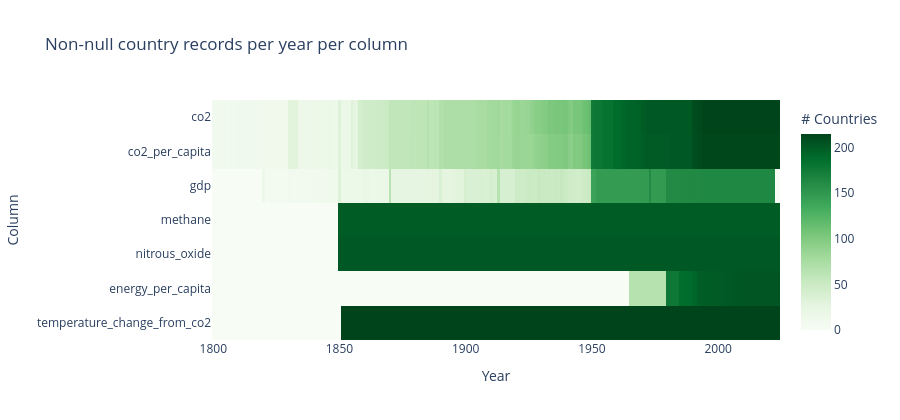

Notebook cell for this chart:
### Code cell
section("Temporal data coverage by key column")

# Count non-null rows per year for key cols — country level only
cov_cols = ["co2", "co2_per_capita", "gdp", "methane", "nitrous_oxide",
            "energy_per_capita", "temperature_change_from_co2"]
cov_cols = [c for c in cov_cols if c in countries_df.columns]

cov = (
    countries_df[countries_df["year"] >= 1800]
    .groupby("year")[cov_cols]
    .apply(lambda x: x.notna().sum())
)
fig = px.imshow(
    cov.T, aspect="auto", title="Non-null country records per year per column",
    labels=dict(x="Year", y="Column", color="# Countries"),
    color_continuous_scale="Greens"
)
fig.update_layout(height=420)
fig.show()

### Figure 1 — Plotly figure (JSON) as saved in the notebook; plotly's stock layout.template omitted (floating-point values rounded to 4 significant figures; data arrays with more than 128 entries replaced by an {"elided": "..."} marker saying what was removed)
{"data": [{"coloraxis": "coloraxis", "hovertemplate": "Year: %{x}<br>Column: %{y}<br># Countries: %{z}<extra></extra>", "name": "0", "type": "heatmap", "x": {"elided": "225 int values"}, "xaxis": "x", "y": ["co2", "co2_per_capita", "gdp", "methane", "nitrous_oxide", "energy_per_capita", "temperature_change_from_co2"], "yaxis": "y", "z": {"elided": "7x225 int values"}}], "layout": {"coloraxis": {"colorbar": {"title": {"text": "# Countries"}}, "colorscale": [[0, "rgb(247,252,245)"], [0.125, "rgb(229,245,224)"], [0.25, "rgb(199,233,192)"], [0.375, "rgb(161,217,155)"], [0.5, "rgb(116,196,118)"], [0.625, "rgb(65,171,93)"], [0.75, "rgb(35,139,69)"], [0.875, "rgb(0,109,44)"], [1, "rgb(0,68,27)"]]}, "height": 420, "title": {"text": "Non-null country records per year per column"}, "xaxis": {"anchor": "y", "domain": [0, 1], "title": {"text": "Year"}}, "yaxis": {"anchor": "x", "autorange": "reversed", "domain": [0, 1], "title": {"text": "Column"}}}}
